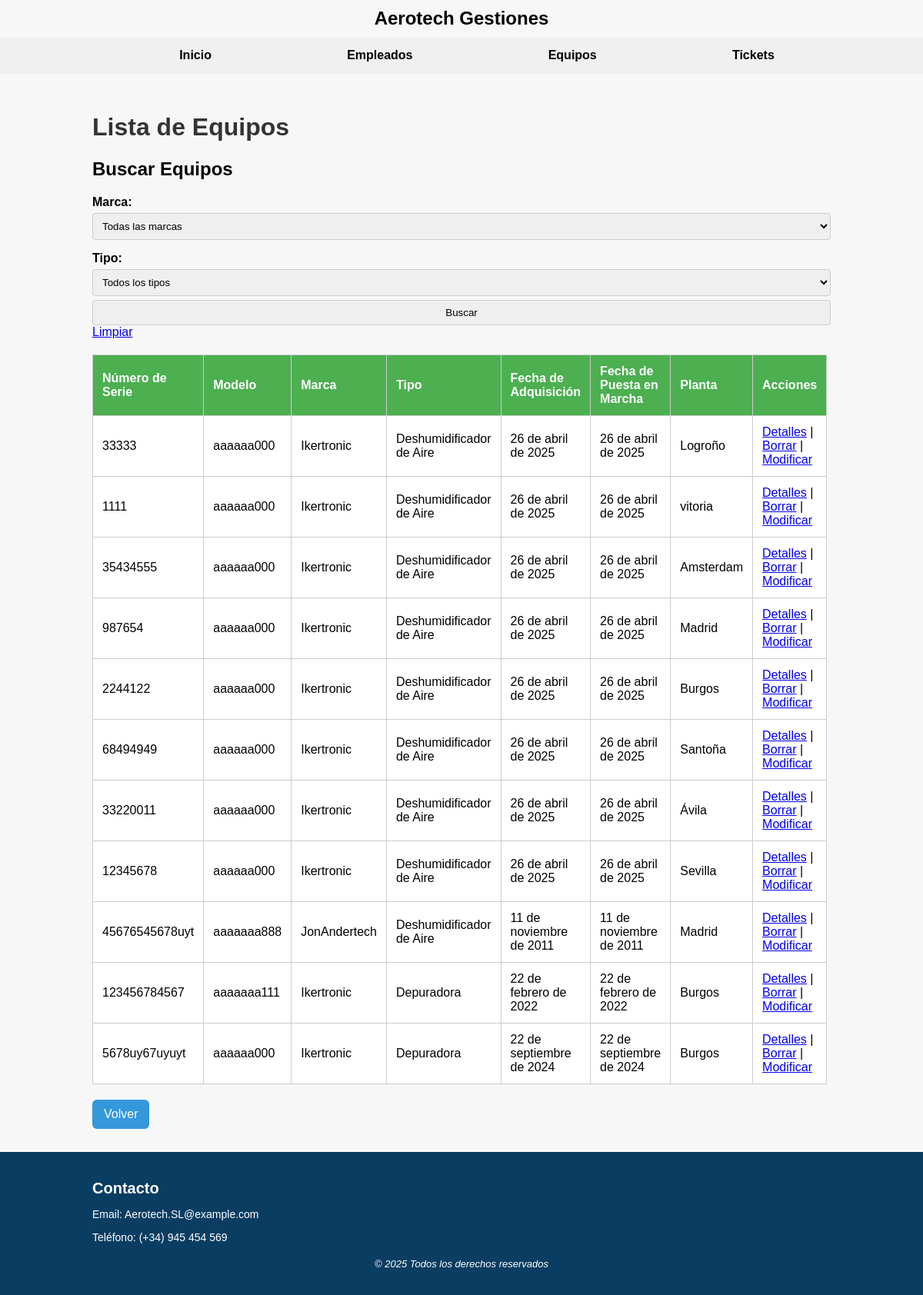
The app's page /Aerotech/equipos/ with its own data.
### Aerotech/models.py (models this page shows, shortened)
class Equipo(models.Model):
    MODELOS = [
        ('aaaaaa000', 'aaaaaa000'),
        ('aaaaaaa111', 'aaaaaaa111'),
        ('aaaaaaa999', 'aaaaaaa999'),
        ('aaaaaaa888', 'aaaaaaa888'),
    ]
    MARCAS = [
        ('Ikertronic', 'Ikertronic'),
        ('JonAndertech', 'JonAndertech'),
    ]
    TIPOS = [
        ('Deshumidificador de Aire', 'Deshumidificador de Aire'),
        ('Depuradora', 'Depuradora'),
        ('Aire Acondicionado', 'Aire Acondicionado'),
    ]
    numero_serie = models.CharField(max_length=100, unique=True)
    modelo = models.CharField(max_length=50, choices=MODELOS)
    marca = models.CharField(max_length=50, choices=MARCAS)
    tipo = models.CharField(max_length=50, choices=TIPOS)
    fecha_adquisicion = models.DateField()
    fecha_puesta_marcha = models.DateField()
    planta = models.CharField(max_length=100)
    proveedores = models.ManyToManyField(Proveedor, related_name='proveedores')
    empleados = models.ManyToManyField(Empleado, related_name="equipos_asignados")

### Aerotech/views.py (the view)
# urls.py: path('equipos/', views.ListaEquipos.as_view(), name='lista-equipos'),
class ListaEquipos(ListView):
    model = Equipo
    template_name = 'lista_equipos.html'
    context_object_name = 'equipos'
    def get_queryset(self):
        queryset = super().get_queryset()
        marca = self.request.GET.get('marca')
        tipo = self.request.GET.get('tipo')
        if marca:
            queryset = queryset.filter(marca=marca)
        if tipo:
            queryset = queryset.filter(tipo=tipo)
        return queryset
    def get_context_data(self, **kwargs):
        context = super().get_context_data(**kwargs)
        context['marcas'] = Equipo.objects.values_list('marca', flat=True).distinct()
        context['tipos'] = Equipo.objects.values_list('tipo', flat=True).distinct()
        return context

### Aerotech/templates/lista_equipos.html (shortened to what this page needs)
{% extends 'base.html' %}
{% block content %}
<h1>Lista de Equipos</h1>
<h2>Buscar Equipos</h2>
<form method="get" class="mb-3">
  <label>Marca:</label>
  <select name="marca">
    <option value="">Todas las marcas</option>
  </select>
  <label>Tipo:</label>
  <select name="tipo">
    <option value="">Todos los tipos</option>
  </select>
  <button type="submit">Buscar</button>
  <a href="{% url 'lista-equipos' %}">Limpiar</a>
</form>
<table>
  <thead>
    <tr>
      <th>Número de Serie</th>
      <th>Modelo</th>
      <th>Marca</th>
      <th>Tipo</th>
      <th>Fecha de Adquisición</th>
      <th>Fecha de Puesta en Marcha</th>
      <th>Planta</th>
      <th>Acciones</th>
    </tr>
  </thead>
  <tbody>
    {% for equipo in equipos %}
    <tr>
      <td>{{ equipo.numero_serie }}</td>
      <td>{{ equipo.modelo }}</td>
      <td>{{ equipo.marca }}</td>
      <td>{{ equipo.tipo }}</td>
      <td>{{ equipo.fecha_adquisicion }}</td>
      <td>{{ equipo.fecha_puesta_marcha }}</td>
      <td>{{ equipo.planta }}</td>
      <td>
        <a href="{% url 'detalles-equipo' equipo.id %}">Detalles</a> |
        <a href="{% url 'eliminar-equipo' equipo.id %}">Borrar</a> |
        <a href="{% url 'modificar-equipo' equipo.id %}">Modificar</a>
      </td>
    </tr>
    {% empty %}
    <tr>
      <td colspan="10">No se encontraron equipos con esos filtros.</td>
    </tr>
    {% endfor %}
  </tbody>
</table>
<a class="btn" href="{% url 'home' %}">Volver</a>
{% endblock %}

### static/css/estilos.css (style rules this page uses)
h1 { color: #333; }
table { width: 80%; margin-top: 20px; border-collapse: collapse; background-color: white; }
th, td { border: 1px solid #ccc; padding: 12px; text-align: left; }
th { background-color: #4CAF50; color: white; }
.btn { display: inline-block; margin-top: 20px; padding: 10px 15px; background-color: #3498db; color: white; text-decoration: none; border-radius: 6px; transition: background-color 0.3s ease; }
form label { display: block; margin-top: 15px; font-weight: bold; }
form textarea, form input, form select, form button { width: 100%; padding: 8px; margin-top: 5px; box-sizing: border-box; border: 1px solid #ccc; border-radius: 4px; }
html, body { height: 100%; padding: 0; display: flex; flex-direction: column; font-family: Arial, sans-serif; margin: 0px; background-color: #f7f7f7; }

### records on screen
Equipo: numero_serie "33333", modelo "aaaaaa000", marca "Ikertronic", tipo "Deshumidificador de Aire", fecha_adquisicion "26 de abril de 2025", fecha_puesta_marcha "26 de abril de 2025", planta "Logroño"
Equipo: numero_serie "1111", modelo "aaaaaa000", marca "Ikertronic", tipo "Deshumidificador de Aire", fecha_adquisicion "26 de abril de 2025", fecha_puesta_marcha "26 de abril de 2025", planta "vitoria"
Equipo: numero_serie "35434555", modelo "aaaaaa000", marca "Ikertronic", tipo "Deshumidificador de Aire", fecha_adquisicion "26 de abril de 2025", fecha_puesta_marcha "26 de abril de 2025", planta "Amsterdam"
Equipo: numero_serie "987654", modelo "aaaaaa000", marca "Ikertronic", tipo "Deshumidificador de Aire", fecha_adquisicion "26 de abril de 2025", fecha_puesta_marcha "26 de abril de 2025", planta "Madrid"
Equipo: numero_serie "2244122", modelo "aaaaaa000", marca "Ikertronic", tipo "Deshumidificador de Aire", fecha_adquisicion "26 de abril de 2025", fecha_puesta_marcha "26 de abril de 2025", planta "Burgos"
Equipo: numero_serie "68494949", modelo "aaaaaa000", marca "Ikertronic", tipo "Deshumidificador de Aire", fecha_adquisicion "26 de abril de 2025", fecha_puesta_marcha "26 de abril de 2025", planta "Santoña"
Equipo: numero_serie "33220011", modelo "aaaaaa000", marca "Ikertronic", tipo "Deshumidificador de Aire", fecha_adquisicion "26 de abril de 2025", fecha_puesta_marcha "26 de abril de 2025", planta "Ávila"
Equipo: numero_serie "12345678", modelo "aaaaaa000", marca "Ikertronic", tipo "Deshumidificador de Aire", fecha_adquisicion "26 de abril de 2025", fecha_puesta_marcha "26 de abril de 2025", planta "Sevilla"
Equipo: numero_serie "45676545678uyt", modelo "aaaaaaa888", marca "JonAndertech", tipo "Deshumidificador de Aire", fecha_adquisicion "11 de noviembre de 2011", fecha_puesta_marcha "11 de noviembre de 2011", planta "Madrid"
Equipo: numero_serie "123456784567", modelo "aaaaaaa111", marca "Ikertronic", tipo "Depuradora", fecha_adquisicion "22 de febrero de 2022", fecha_puesta_marcha "22 de febrero de 2022", planta "Burgos"
Equipo: numero_serie "5678uy67uyuyt", modelo "aaaaaa000", marca "Ikertronic", tipo "Depuradora", fecha_adquisicion "22 de septiembre de 2024", fecha_puesta_marcha "22 de septiembre de 2024", planta "Burgos"
